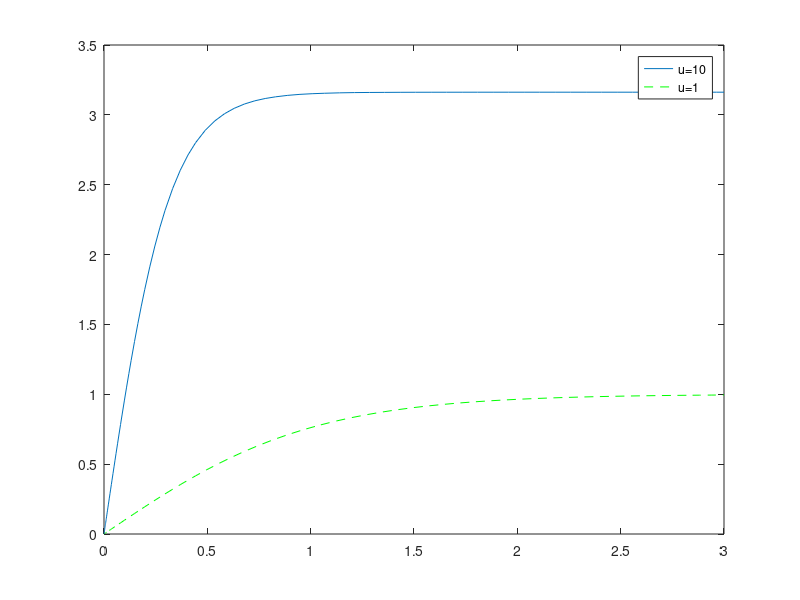

Recreate this plot in MATLAB.
clear
close all
clc

% dot v = u - abs(v) * v 

u = 10; 
x1 = @ (t, v) (u - abs(v) * v);
[t1, y1] = ode45(x1, [0 3], 0);

u = 1; 
x1 = @ (t, v) (u - abs(v) * v);
[t2, y2] = ode45(x1, [0 3], 0);

figure
plot(t1, y1);
hold on
plot(t2, y2, '--g')
legend('u=10', 'u=1')